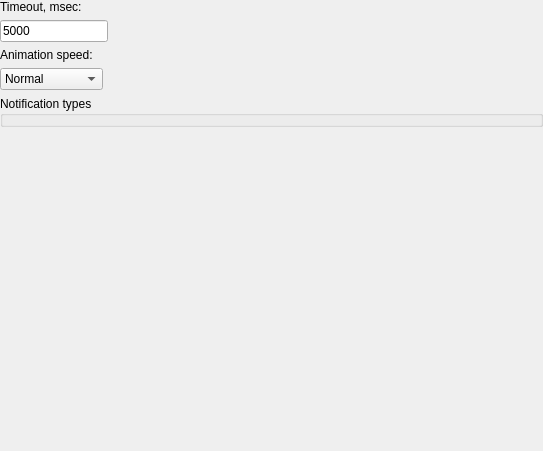
<?xml version="1.0" encoding="UTF-8"?>
<ui version="4.0">
 <class>BehaviorSettings</class>
 <widget class="QWidget" name="BehaviorSettings">
  <property name="geometry">
   <rect>
    <x>0</x>
    <y>0</y>
    <width>543</width>
    <height>451</height>
   </rect>
  </property>
  <property name="windowTitle">
   <string>Form</string>
  </property>
  <layout class="QFormLayout" name="formLayout">
   <property name="margin">
    <number>0</number>
   </property>
   <item row="2" column="0">
    <widget class="QLabel" name="label_5">
     <property name="text">
      <string>Timeout, msec:</string>
     </property>
    </widget>
   </item>
   <item row="5" column="0">
    <widget class="QLabel" name="label_6">
     <property name="text">
      <string>Animation speed:</string>
     </property>
    </widget>
   </item>
   <item row="4" column="0">
    <widget class="QLineEdit" name="timeout">
     <property name="sizePolicy">
      <sizepolicy hsizetype="Preferred" vsizetype="Fixed">
       <horstretch>0</horstretch>
       <verstretch>0</verstretch>
      </sizepolicy>
     </property>
     <property name="text">
      <string>5000</string>
     </property>
    </widget>
   </item>
   <item row="6" column="0">
    <widget class="QComboBox" name="animationSpeed">
     <property name="currentIndex">
      <number>3</number>
     </property>
     <item>
      <property name="text">
       <string>No Animation</string>
      </property>
     </item>
     <item>
      <property name="text">
       <string>Very fast</string>
      </property>
     </item>
     <item>
      <property name="text">
       <string>Fast</string>
      </property>
     </item>
     <item>
      <property name="text">
       <string>Normal</string>
      </property>
     </item>
     <item>
      <property name="text">
       <string>Slow</string>
      </property>
     </item>
     <item>
      <property name="text">
       <string>Very slow</string>
      </property>
     </item>
     <item>
      <property name="text">
       <string>Custom</string>
      </property>
     </item>
    </widget>
   </item>
   <item row="7" column="0" colspan="2">
    <widget class="QGroupBox" name="notificationsBox">
     <property name="title">
      <string>Notification types</string>
     </property>
     <property name="flat">
      <bool>false</bool>
     </property>
    </widget>
   </item>
  </layout>
 </widget>
 <resources/>
 <connections/>
</ui>
